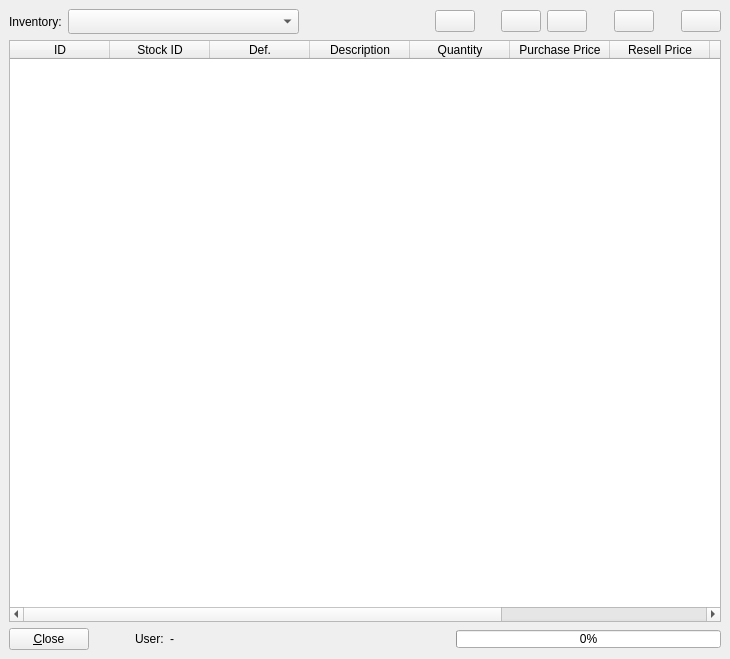
<ui version="4.0" >
 <class>invfrm</class>
 <widget class="QWidget" name="invfrm" >
  <property name="geometry" >
   <rect>
    <x>0</x>
    <y>0</y>
    <width>730</width>
    <height>659</height>
   </rect>
  </property>
  <property name="maximumSize" >
   <size>
    <width>16777215</width>
    <height>16777215</height>
   </size>
  </property>
  <property name="windowTitle" >
   <string>Inventory...</string>
  </property>
  <property name="windowIcon" >
   <iconset resource="../resources/images/first4.qrc" >:/contents.png</iconset>
  </property>
  <layout class="QGridLayout" >
   <property name="leftMargin" >
    <number>9</number>
   </property>
   <property name="topMargin" >
    <number>9</number>
   </property>
   <property name="rightMargin" >
    <number>9</number>
   </property>
   <property name="bottomMargin" >
    <number>9</number>
   </property>
   <property name="horizontalSpacing" >
    <number>6</number>
   </property>
   <property name="verticalSpacing" >
    <number>6</number>
   </property>
   <item row="1" column="0" >
    <widget class="QTableWidget" name="maintab" >
     <column>
      <property name="text" >
       <string>ID</string>
      </property>
     </column>
     <column>
      <property name="text" >
       <string>Stock ID</string>
      </property>
     </column>
     <column>
      <property name="text" >
       <string>Def.</string>
      </property>
     </column>
     <column>
      <property name="text" >
       <string>Description</string>
      </property>
     </column>
     <column>
      <property name="text" >
       <string>Quantity</string>
      </property>
     </column>
     <column>
      <property name="text" >
       <string>Purchase Price</string>
      </property>
     </column>
     <column>
      <property name="text" >
       <string>Resell Price</string>
      </property>
     </column>
     <column>
      <property name="text" >
       <string>Actual Price</string>
      </property>
     </column>
     <column>
      <property name="text" >
       <string>New quantity</string>
      </property>
     </column>
     <column>
      <property name="text" >
       <string>Comments</string>
      </property>
     </column>
    </widget>
   </item>
   <item row="0" column="0" >
    <layout class="QGridLayout" >
     <property name="leftMargin" >
      <number>0</number>
     </property>
     <property name="topMargin" >
      <number>0</number>
     </property>
     <property name="rightMargin" >
      <number>0</number>
     </property>
     <property name="bottomMargin" >
      <number>0</number>
     </property>
     <property name="horizontalSpacing" >
      <number>6</number>
     </property>
     <property name="verticalSpacing" >
      <number>6</number>
     </property>
     <item row="0" column="4" >
      <spacer>
       <property name="orientation" >
        <enum>Qt::Horizontal</enum>
       </property>
       <property name="sizeType" >
        <enum>QSizePolicy::Fixed</enum>
       </property>
       <property name="sizeHint" >
        <size>
         <width>20</width>
         <height>20</height>
        </size>
       </property>
      </spacer>
     </item>
     <item row="0" column="3" >
      <widget class="QPushButton" name="btncomments" >
       <property name="text" >
        <string/>
       </property>
       <property name="icon" >
        <iconset resource="../resources/images/first4.qrc" >:/xclipboard.png</iconset>
       </property>
       <property name="iconSize" >
        <size>
         <width>16</width>
         <height>16</height>
        </size>
       </property>
      </widget>
     </item>
     <item row="0" column="5" >
      <widget class="QPushButton" name="btnnew" >
       <property name="icon" >
        <iconset resource="../resources/images/first4.qrc" >:/filenew.png</iconset>
       </property>
       <property name="iconSize" >
        <size>
         <width>16</width>
         <height>16</height>
        </size>
       </property>
      </widget>
     </item>
     <item row="0" column="2" >
      <spacer>
       <property name="orientation" >
        <enum>Qt::Horizontal</enum>
       </property>
       <property name="sizeHint" >
        <size>
         <width>21</width>
         <height>20</height>
        </size>
       </property>
      </spacer>
     </item>
     <item row="0" column="9" >
      <spacer>
       <property name="orientation" >
        <enum>Qt::Horizontal</enum>
       </property>
       <property name="sizeType" >
        <enum>QSizePolicy::Fixed</enum>
       </property>
       <property name="sizeHint" >
        <size>
         <width>21</width>
         <height>20</height>
        </size>
       </property>
      </spacer>
     </item>
     <item row="0" column="0" >
      <widget class="QLabel" name="label" >
       <property name="text" >
        <string>Inventory:</string>
       </property>
      </widget>
     </item>
     <item row="0" column="6" >
      <widget class="QPushButton" name="btnsave" >
       <property name="icon" >
        <iconset resource="../resources/images/first4.qrc" >:/filesave.png</iconset>
       </property>
       <property name="iconSize" >
        <size>
         <width>16</width>
         <height>16</height>
        </size>
       </property>
      </widget>
     </item>
     <item row="0" column="7" >
      <spacer>
       <property name="orientation" >
        <enum>Qt::Horizontal</enum>
       </property>
       <property name="sizeType" >
        <enum>QSizePolicy::Fixed</enum>
       </property>
       <property name="sizeHint" >
        <size>
         <width>21</width>
         <height>20</height>
        </size>
       </property>
      </spacer>
     </item>
     <item row="0" column="1" >
      <widget class="QComboBox" name="cmbinv" >
       <property name="sizePolicy" >
        <sizepolicy vsizetype="Fixed" hsizetype="Fixed" >
         <horstretch>0</horstretch>
         <verstretch>0</verstretch>
        </sizepolicy>
       </property>
       <property name="minimumSize" >
        <size>
         <width>231</width>
         <height>25</height>
        </size>
       </property>
       <property name="maximumSize" >
        <size>
         <width>16777215</width>
         <height>25</height>
        </size>
       </property>
      </widget>
     </item>
     <item row="0" column="10" >
      <widget class="QPushButton" name="btncomplete" >
       <property name="icon" >
        <iconset resource="../resources/images/first4.qrc" >:/button_ok.png</iconset>
       </property>
       <property name="iconSize" >
        <size>
         <width>16</width>
         <height>16</height>
        </size>
       </property>
      </widget>
     </item>
     <item row="0" column="8" >
      <widget class="QPushButton" name="btnprint" >
       <property name="icon" >
        <iconset resource="../resources/images/first4.qrc" >:/fileprint.png</iconset>
       </property>
       <property name="iconSize" >
        <size>
         <width>16</width>
         <height>16</height>
        </size>
       </property>
      </widget>
     </item>
    </layout>
   </item>
   <item row="2" column="0" >
    <layout class="QGridLayout" >
     <property name="leftMargin" >
      <number>0</number>
     </property>
     <property name="topMargin" >
      <number>0</number>
     </property>
     <property name="rightMargin" >
      <number>0</number>
     </property>
     <property name="bottomMargin" >
      <number>0</number>
     </property>
     <property name="horizontalSpacing" >
      <number>6</number>
     </property>
     <property name="verticalSpacing" >
      <number>6</number>
     </property>
     <item row="0" column="2" >
      <widget class="QLabel" name="label_2" >
       <property name="text" >
        <string>User:</string>
       </property>
      </widget>
     </item>
     <item row="0" column="1" >
      <spacer>
       <property name="orientation" >
        <enum>Qt::Horizontal</enum>
       </property>
       <property name="sizeType" >
        <enum>QSizePolicy::Fixed</enum>
       </property>
       <property name="sizeHint" >
        <size>
         <width>40</width>
         <height>20</height>
        </size>
       </property>
      </spacer>
     </item>
     <item row="0" column="5" >
      <widget class="QProgressBar" name="progbar" >
       <property name="maximumSize" >
        <size>
         <width>265</width>
         <height>18</height>
        </size>
       </property>
       <property name="value" >
        <number>0</number>
       </property>
       <property name="orientation" >
        <enum>Qt::Horizontal</enum>
       </property>
      </widget>
     </item>
     <item row="0" column="3" >
      <widget class="QLabel" name="lbluser" >
       <property name="text" >
        <string>-</string>
       </property>
      </widget>
     </item>
     <item row="0" column="4" >
      <spacer>
       <property name="orientation" >
        <enum>Qt::Horizontal</enum>
       </property>
       <property name="sizeHint" >
        <size>
         <width>181</width>
         <height>20</height>
        </size>
       </property>
      </spacer>
     </item>
     <item row="0" column="0" >
      <widget class="QPushButton" name="btnclose" >
       <property name="text" >
        <string>&amp;Close</string>
       </property>
       <property name="icon" >
        <iconset resource="../resources/images/first4.qrc" >:/fileclose.png</iconset>
       </property>
      </widget>
     </item>
    </layout>
   </item>
  </layout>
 </widget>
 <tabstops>
  <tabstop>cmbinv</tabstop>
  <tabstop>btncomments</tabstop>
  <tabstop>btnnew</tabstop>
  <tabstop>btnsave</tabstop>
  <tabstop>btnprint</tabstop>
  <tabstop>btncomplete</tabstop>
  <tabstop>maintab</tabstop>
  <tabstop>btnclose</tabstop>
 </tabstops>
 <resources>
  <include location="../resources/images/first4.qrc" />
 </resources>
 <connections>
  <connection>
   <sender>btnclose</sender>
   <signal>released()</signal>
   <receiver>invfrm</receiver>
   <slot>close()</slot>
   <hints>
    <hint type="sourcelabel" >
     <x>49</x>
     <y>633</y>
    </hint>
    <hint type="destinationlabel" >
     <x>433</x>
     <y>329</y>
    </hint>
   </hints>
  </connection>
 </connections>
</ui>
